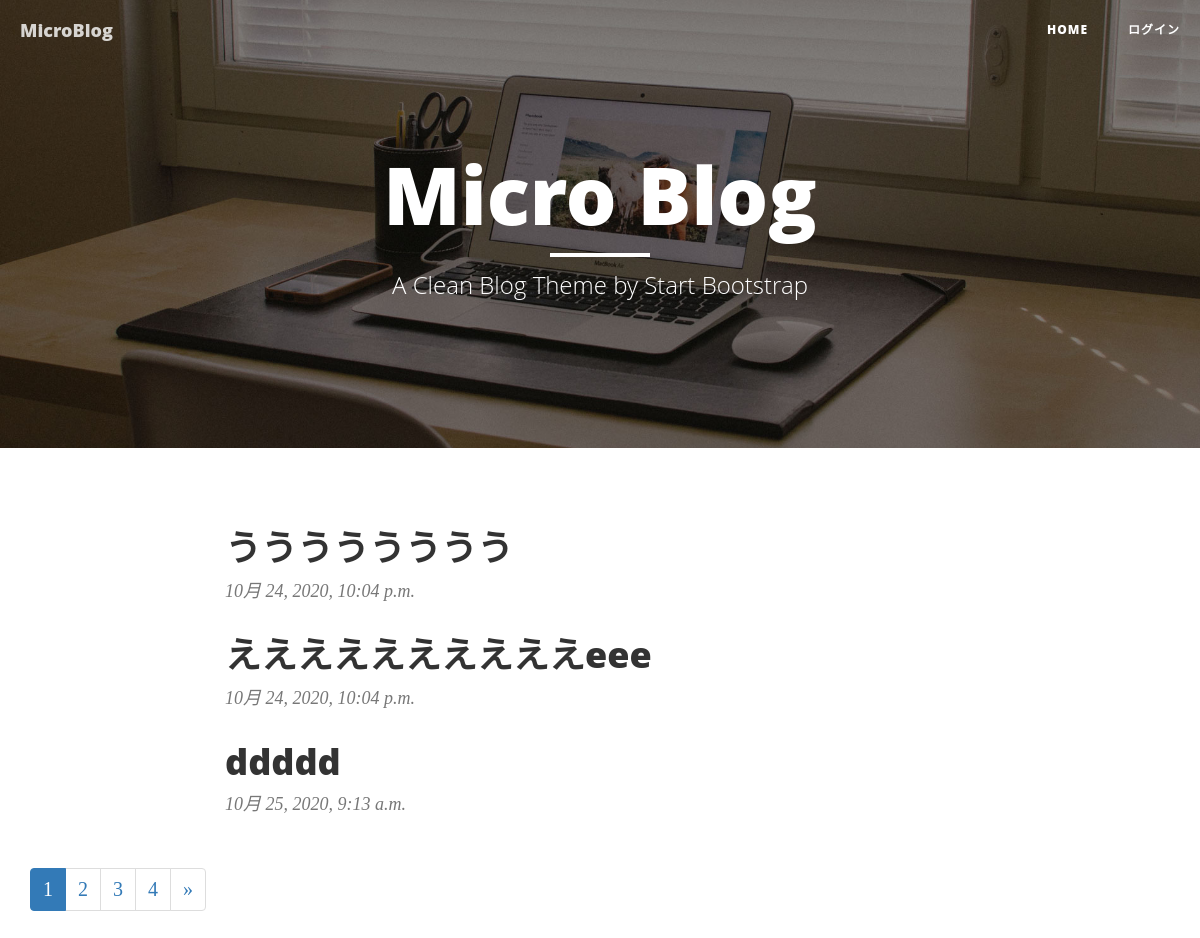
Before: / with the older database file.
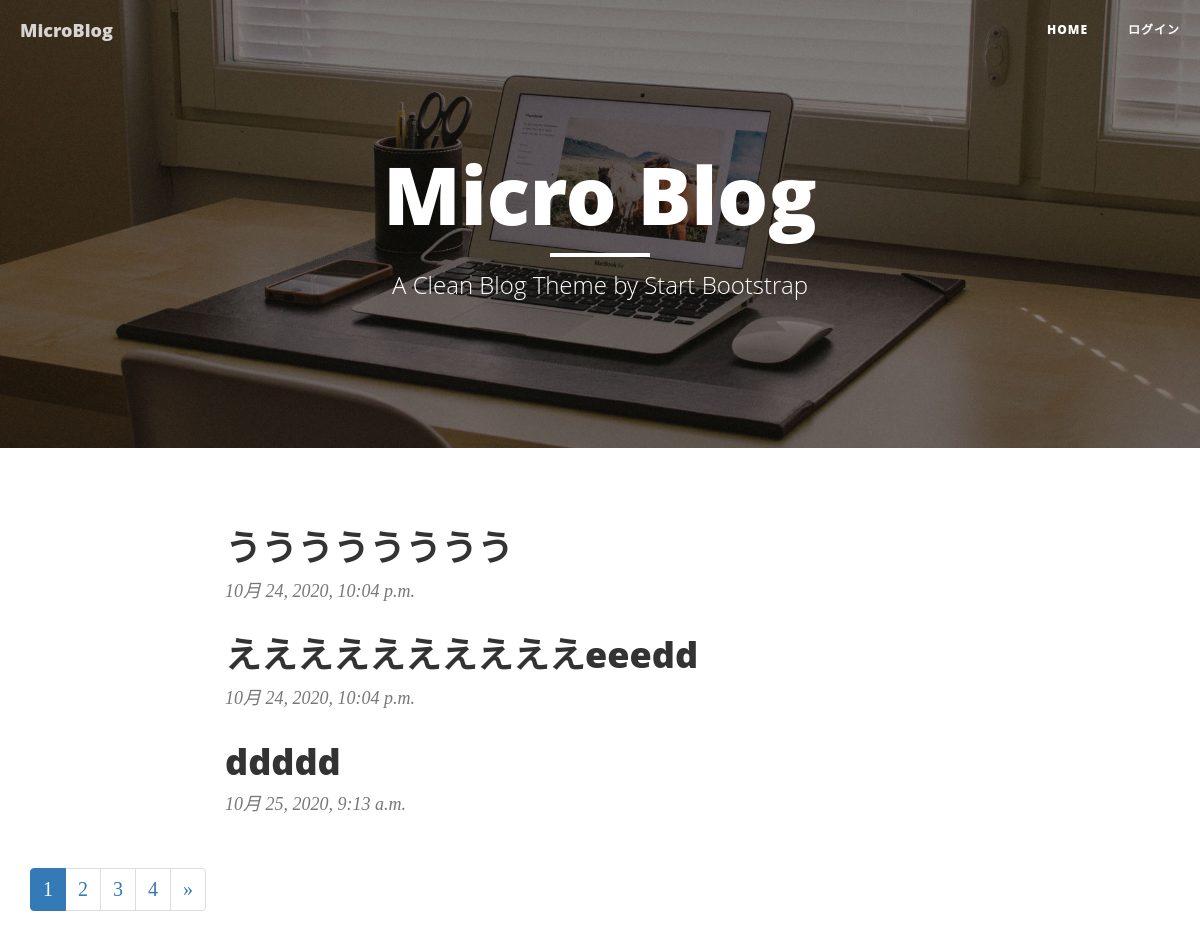
After: the same page with the newer database file.
### blog/models.py (models this page shows)
class Blog(models.Model):
	content = models.CharField(max_length=140)
	posted_date = models.DateTimeField(auto_now_add=True)

### blog/views.py (the view)
# urls.py: path('', BlogListView.as_view(), name='index'),
class BlogListView(ListView):
	model = Blog
	context_object_name = 'blogs'
	paginate_by = 3

### blog/templates/blog/blog_list.html (shortened to what this page needs)
{% extends 'base.html' %}
{% block body %}
<div class="row">
	<div class="col-lg-8 col-lg-offset-2 col-md-10 col-md-offset-1">
		{% for blog in blogs %}
			<div class="post-preview">
				<a href="{% url 'detail' blog.pk %}">
					<h2 class="post-title">{{ blog.content }}</h2>
				</a>
				<p class="post-meta">{{ blog.posted_date }}</p>
			</div>
		{% endfor %}
	</div>
</div>
<nav aria-label="Page navigation example">
  <ul class="pagination">
		{% for page in paginator.page_range %}
			<li{% if page == page_obj.number %} class="active" {% endif %}><a class="page-link" href="?page={{ page }}">{{ page }}</a></li>
		{% endfor %}
		{% if page_obj.has_next %}
    <li class="page-item">
      <a class="page-link" href="?page={{ page_obj.next_page_number }}" aria-label="Next">
        <span aria-hidden="true">»</span>
      </a>
		</li>
		{% endif %}
  </ul>
</nav>
{% endblock %}

### blog/templates/base.html (shortened to what this page needs)
{% load static %}
<!DOCTYPE html>
<html lang="en">
  <head>
    <link
      href="{% static 'vendor/bootstrap/css/bootstrap.min.css' %}"
      rel="stylesheet"
    />
    <link href="{% static 'css/clean-blog.min.css' %}" rel="stylesheet" />
  </head>
  <body>
    {% include 'navi.html' %}
    <header
      class="intro-header"
      style="background-image: url({% static 'img/home-bg.jpg' %})"
    >
      <div class="container">
        <div class="row">
          <div class="col-lg-8 col-lg-offset-2 col-md-10 col-md-offset-1">
            <div class="site-heading">
              <h1>Micro Blog</h1>
              <hr class="small" />
              <span class="subheading"
                >A Clean Blog Theme by Start Bootstrap</span
              >
            </div>
          </div>
        </div>
      </div>
    </header>
    <div class="container">
      {% block body %}{% endblock %}
    </div>
  </body>
</html>

### blog/templates/navi.html (shortened to what this page needs)
<nav class="navbar navbar-default navbar-custom navbar-fixed-top">
	<div class="container-fluid">
		<div class="navbar-header page-scroll">
			<a class="navbar-brand" href="{% url 'index' %}">MicroBlog</a>
		</div>
		<div class="collapse navbar-collapse" id="bs-example-navbar-collapse-1">
			<ul class="nav navbar-nav navbar-right">
				<li>
					<a href="{% url 'index' %}">Home</a>
				</li>
				{% if user.is_authenticated %}
					<li><a href="#">{{ user.username }}</a></li>
					<li>
						<a href="{% url 'logout' %}">ログアウト</a>
					</li>
				{% else %}
					<li>
						<a href="{% url 'login' %}?next={{ request.path }}">ログイン</a>
					</li>
				{% endif %}
			</ul>
		</div>
	</div>
</nav>

Changed rows visible on the page:
changed Blog: content "ええええええええええeee" → "ええええええええええeeedd"
